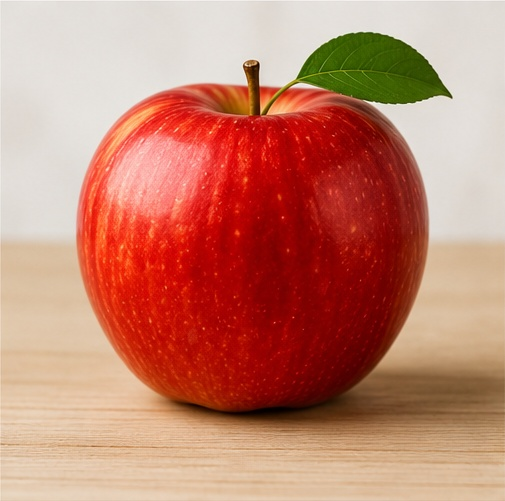
#> input picture image_segmentation_studio/tests/test_images/apple.jpg, 505 x 501 px
$ python -i thresholding_segmentation.py   (imports and definitions only)
#> lines starting #> are read from the running program, lines starting #| are printed output that depends on the picture; after the words box and inside, x2 and y2 are one past the last pixel; in counts of white or black regions, pixels touching at a corner belong together
#> further down, picture is the input picture: shape (501, 505, 3); mean B, G, R 111.8, 131, 195.6
import cv2
import numpy as np


def convert_to_grayscale(image):
    """Convert a colour image to grayscale or copy an existing grayscale image."""
    if image is None:
        raise ValueError("Input image is empty or could not be loaded.")

    if image.ndim == 3:
        gray = cv2.cvtColor(image, cv2.COLOR_BGR2GRAY)
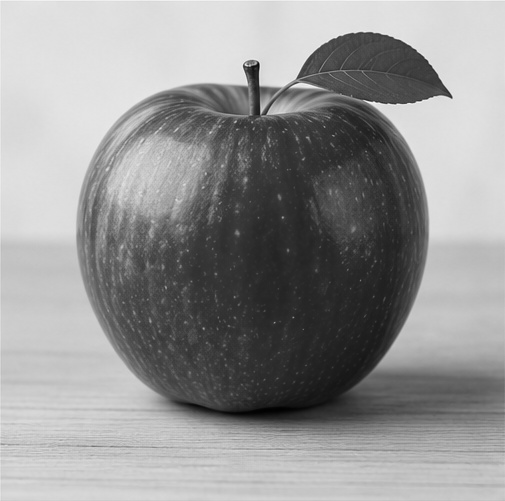
#> gray: shape (501, 505); min 0, max 250, mean 148.1
    elif image.ndim == 2:
        gray = image.copy()
    else:
        raise ValueError("Input must be a grayscale or colour image.")

    if gray.dtype != np.uint8:
        raise ValueError("Input image must use uint8 pixel values.")

    return gray


def otsu_thresholding(image, apply_blur=False, blur_size=5):
    """
    Apply Otsu's automatic thresholding.

    Args:
        image: Input colour or grayscale image.
        apply_blur: Apply Gaussian blur before thresholding if True.
        blur_size: Width and height of the blur kernel (an odd number).

    Returns:
        threshold_value: Automatically selected threshold.
        segmented_image: Binary image containing 0 and 255 values.
    """
    gray = convert_to_grayscale(image)

    if apply_blur:
        gray = cv2.GaussianBlur(gray, (blur_size, blur_size), 0)

    threshold_value, segmented_image = cv2.threshold(
        gray,
        0,
        255,
        cv2.THRESH_BINARY + cv2.THRESH_OTSU
    )
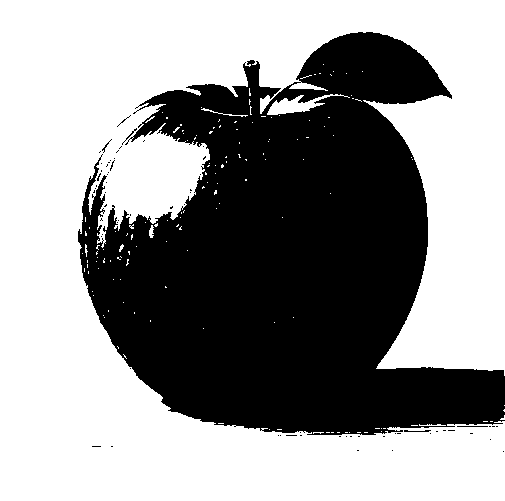
#> segmented_image: shape (501, 505); 58.7% white; 66 black regions (61 under 20 px), largest, box (x1, y1, x2, y2) and area: (78, 32, 505, 435) 104158, (404, 430, 431, 432) 35, (457, 426, 488, 427) 31, (122, 128, 137, 145) 28, (102, 139, 112, 153) 23
#> threshold_value = 136

    return threshold_value, segmented_image


def segment_otsu(image, apply_blur=False):
    """
    Studio interface: return only the binary image from Otsu thresholding.
    """
    _, segmented_image = otsu_thresholding(image, apply_blur)

    return segmented_image


def segment_otsu_blur(image):
    """
    Studio interface: Otsu thresholding after Gaussian blur.
    """
    return segment_otsu(image, apply_blur=True)


def manual_thresholding(image, threshold=127):
    """
    Apply binary thresholding using a manually selected threshold.
    """
    if not isinstance(threshold, (int, float)):
        raise ValueError("Threshold must be a number.")

    if not 0 <= threshold <= 255:
        raise ValueError("Threshold must be between 0 and 255.")

    gray = convert_to_grayscale(image)

    _, segmented_image = cv2.threshold(
        gray,
        threshold,
        255,
        cv2.THRESH_BINARY
    )

    return threshold, segmented_image

>>> import cv2
>>> picture = cv2.imread('../tests/test_images/apple.jpg')
>>> result = otsu_thresholding(picture)

$ run again, on image_segmentation_studio/tests/test_images/colored_balls.jpg
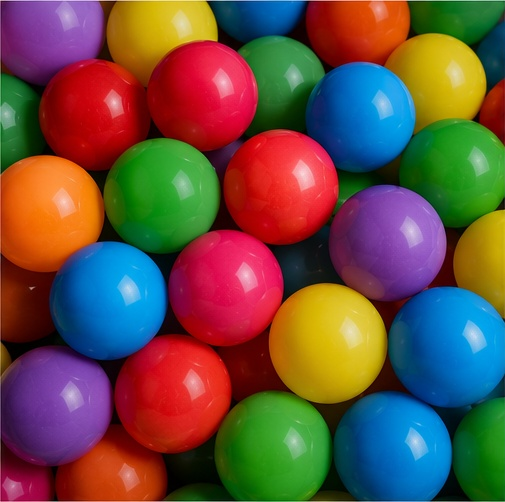
#> input picture image_segmentation_studio/tests/test_images/colored_balls.jpg, 505 x 502 px
#> picture is the input picture: shape (502, 505, 3); mean B, G, R 65.5, 77.7, 102.6
#> in convert_to_grayscale, `gray = cv2.cvtColor(image, cv2.COLOR_BGR2GRAY)`:
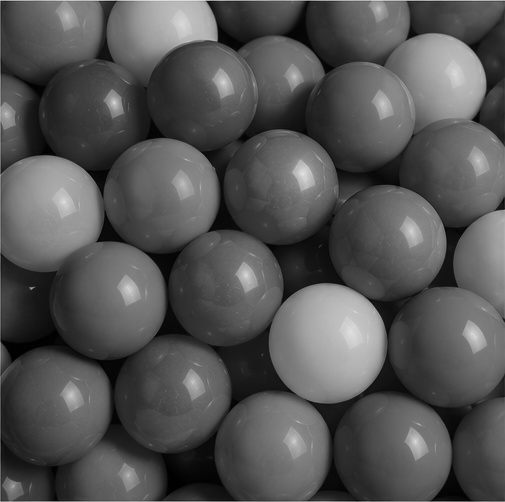
#> gray: shape (502, 505); min 0, max 225, mean 83.8
#> in otsu_thresholding, `threshold_value, segmented_image = cv2.threshold( gray, 0, 255, cv2.TH..`:
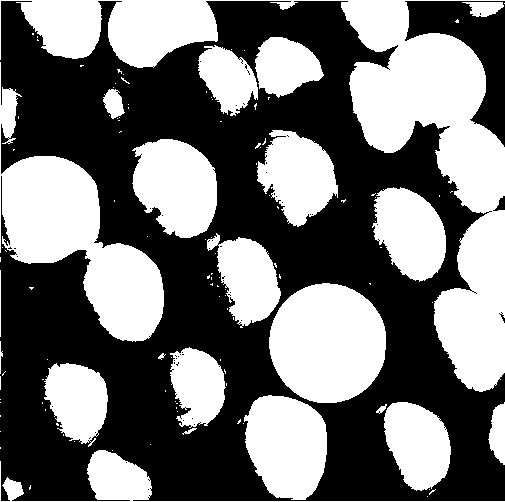
#> segmented_image: shape (502, 505); 44.9% white; 118 white regions (96 under 20 px), largest, box (x1, y1, x2, y2) and area: (0, 0, 505, 392) 37294, (0, 62, 164, 342) 15943, (269, 283, 386, 403) 11070
#> threshold_value = 87

$ run again, on image_segmentation_studio/tests/test_images/orange.jpg
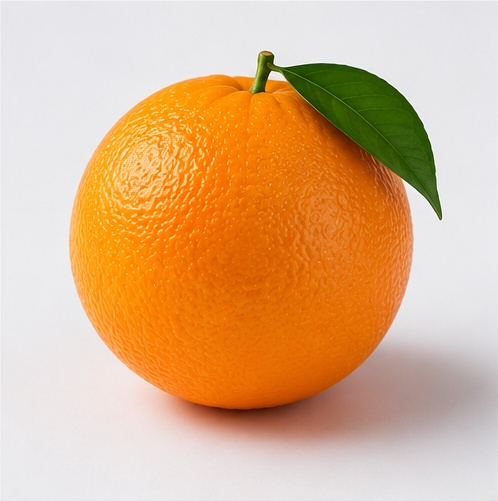
#> input picture image_segmentation_studio/tests/test_images/orange.jpg, 498 x 501 px
#> picture is the input picture: shape (501, 498, 3); mean B, G, R 139, 179.3, 220.6
#> in convert_to_grayscale, `gray = cv2.cvtColor(image, cv2.COLOR_BGR2GRAY)`:
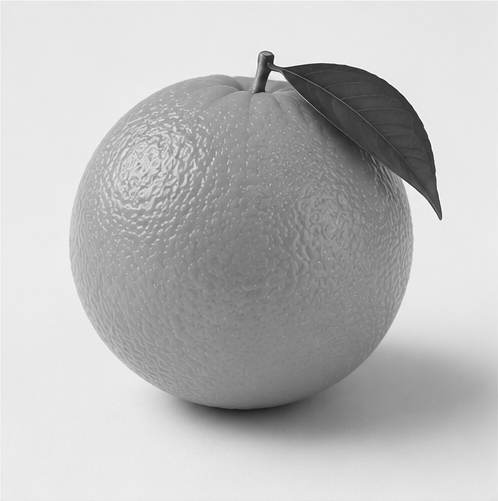
#> gray: shape (501, 498); min 23, max 255, mean 187
#> in otsu_thresholding, `threshold_value, segmented_image = cv2.threshold( gray, 0, 255, cv2.TH..`:
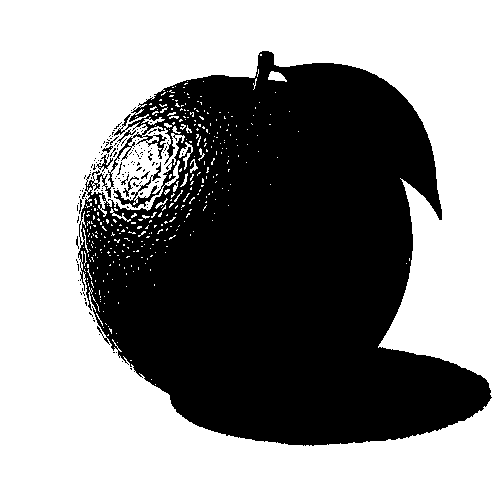
#> segmented_image: shape (501, 498); 57% white; 137 black regions (129 under 20 px), largest, box (x1, y1, x2, y2) and area: (78, 51, 492, 446) 106557, (96, 154, 113, 172) 83, (123, 176, 139, 197) 65
#> threshold_value = 180
